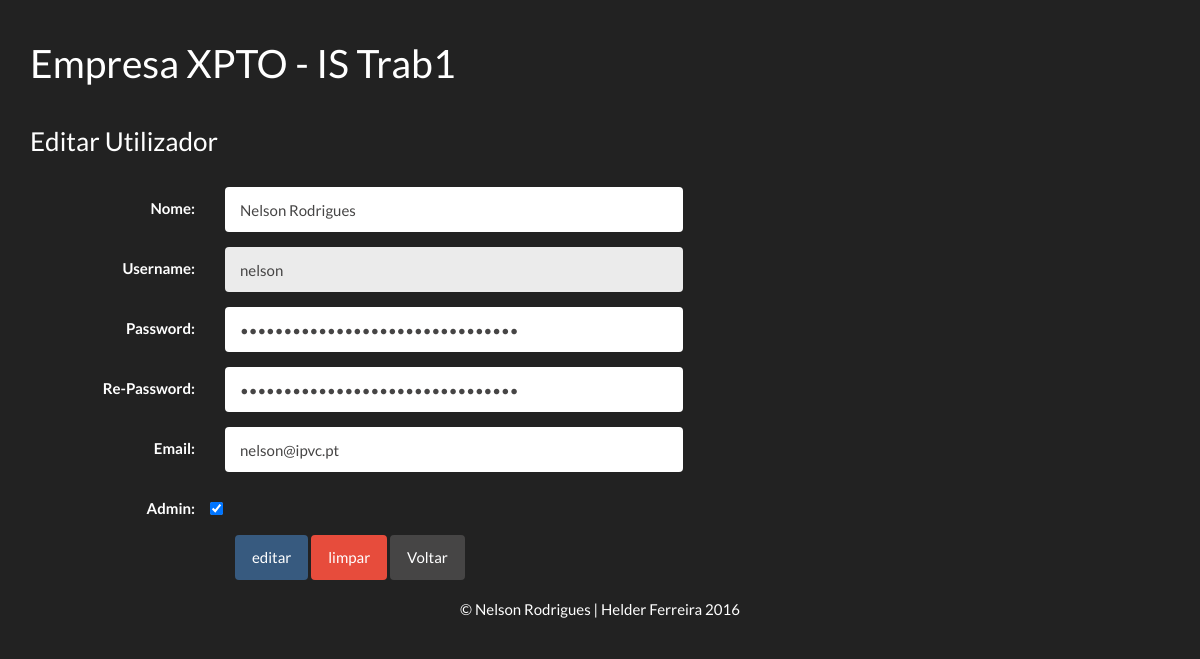
The app's page /code/edit.php?id=1 (signed in) with its own data.
### tables this page shows
CREATE TABLE IF NOT EXISTS `users` (
  `id_user` int(11) NOT NULL AUTO_INCREMENT,
  `name` varchar(50) NOT NULL,
  `username` varchar(50) NOT NULL,
  `password` varchar(50) NOT NULL,
  `email` varchar(100) NOT NULL,
  `isadmin` tinyint(1) NOT NULL,
  `status` tinyint(1) NOT NULL,
  PRIMARY KEY (`id_user`)
);

### code/edit.php (the view, shortened to what this page needs)
<?php
$id = $_GET['id'];
include_once 'connection.php';
$sear = "Select * from users where id_user = '$id'";
$res = $conn->query($sear);
$data = $res->fetch_assoc();
$name = $data['name'];
$username = $data['username'];
$password = $data['password'];
$repassword = $data['password'];
$email = $data['email'];
$isadmin = $data['isadmin'];
if($isadmin == 1){
    $isadmin = 'checked="checked"';
}else{
    $isadmin = "";
}
?>
<html>
    <head>
    </head>
    <?php include 'header.php'; ?>
    <body>
        <div class="container">
            <div class="page-header">
              <h1>Empresa XPTO - IS Trab1</h1>
            </div>
            <h3>Editar Utilizador</h3>
            <br>
                <form action="edit.php?id=<?php echo $id;?>" method="post" class="form-horizontal">
                    <div class="form-group">
                        <label class="control-label col-sm-2" for="nam">Nome:</label>
                          <div class="col-sm-5">
                            <input type="text" class="form-control" name="name" id="nam" value = "<?php echo $name;?>" placeholder="name">
                          </div>
                    </div>
                    <div class="form-group">
                        <label class="control-label col-sm-2" for="us">Username:</label>
                          <div class="col-sm-5">
                            <input type="text" class="form-control" name="user" value="<?php echo $username;?>" disabled id="us" placeholder="username">
                          </div>
                    </div>
                    <div class="form-group">
                        <label class="control-label col-sm-2" for="pw1">Password:</label>
                          <div class="col-sm-5">
                            <input type="password" class="form-control" value="<?php echo $password;?>" name="pass1" id="pw1" placeholder="*******">
                          </div>
                    </div>
                    <div class="form-group">
                        <label class="control-label col-sm-2" for="pw2">Re-Password:</label>
                          <div class="col-sm-5">
                            <input type="password" class="form-control" value="<?php echo $repassword;?>" name="pass2" id="pw2" placeholder="*******">
                          </div>
                    </div>
                    <div class="form-group">
                        <label class="control-label col-sm-2" for="mail">Email:</label>
                          <div class="col-sm-5">
                            <input type="email" class="form-control" value="<?php echo $email;?>" name="email" id="mail" placeholder="something@ipvc.pt">
                          </div>
                    </div>
                    <div class="form-group">
                        <label class="control-label col-sm-2" for="ad">Admin:</label>
                        <div class="checkbox">
                            <label><input type="checkbox" <?php echo $isadmin; ?> value="<?php echo $isadmin;?>" id="ad" name="admin"></label>
                        </div>
                    </div>
                    <div class="col-sm-offset-2 col-sm-10">
                    <input type="submit" name="go" value="editar" class="btn btn-primary">
                    <input type="reset" value="limpar" class="btn btn-danger">
                        <a href="ahome.php"><button type="button" class="btn btn-default">Voltar</button></a>
                    </div>
                </form>
            <br>
            <br>
            <br>
        </div>
        <?php include 'footer.php'; ?>
    </body>
</html>

### records on screen
users: name "Nelson Rodrigues", user "nelson", email "nelson@ipvc.pt"
